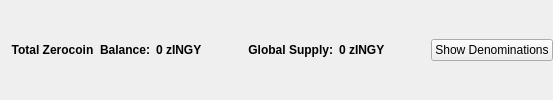
                       <widget class="QFrame" name="balanceSupplyFrame">
                        <layout class="QHBoxLayout" name="horizontalLayout_2" stretch="0,0,0,1,0">
                         <property name="rightMargin">
                          <number>0</number>
                         </property>
                         <item>
                          <layout class="QHBoxLayout" name="horizontalLayout_34">
                           <item>
                            <widget class="QLabel" name="labelzAvailableText_3">
                             <property name="font">
                              <font>
                               <weight>75</weight>
                               <bold>true</bold>
                              </font>
                             </property>
                             <property name="toolTip">
                              <string>Total Balance including unconfirmed and immature zINGY</string>
                             </property>
                             <property name="text">
                              <string>Total Zerocoin  Balance:</string>
                             </property>
                             <property name="alignment">
                              <set>Qt::AlignRight|Qt::AlignTrailing|Qt::AlignVCenter</set>
                             </property>
                            </widget>
                           </item>
                           <item>
                            <widget class="QLabel" name="labelzAvailableAmount_4">
                             <property name="minimumSize">
                              <size>
                               <width>40</width>
                               <height>0</height>
                              </size>
                             </property>
                             <property name="font">
                              <font>
                               <weight>75</weight>
                               <bold>true</bold>
                              </font>
                             </property>
                             <property name="toolTip">
                              <string>Total Balance including unconfirmed and immature zINGY</string>
                             </property>
                             <property name="text">
                              <string>0 zINGY</string>
                             </property>
                             <property name="alignment">
                              <set>Qt::AlignLeading|Qt::AlignLeft|Qt::AlignVCenter</set>
                             </property>
                            </widget>
                           </item>
                          </layout>
                         </item>
                         <item>
                          <spacer name="horizontalSpacer_32">
                           <property name="orientation">
                            <enum>Qt::Horizontal</enum>
                           </property>
                           <property name="sizeHint" stdset="0">
                            <size>
                             <width>40</width>
                             <height>20</height>
                            </size>
                           </property>
                          </spacer>
                         </item>
                         <item>
                          <layout class="QHBoxLayout" name="horizontalLayout_35">
                           <item>
                            <widget class="QLabel" name="labelZsupplyText_2">
                             <property name="font">
                              <font>
                               <weight>75</weight>
                               <bold>true</bold>
                              </font>
                             </property>
                             <property name="text">
                              <string>Global Supply:</string>
                             </property>
                             <property name="alignment">
                              <set>Qt::AlignRight|Qt::AlignTrailing|Qt::AlignVCenter</set>
                             </property>
                            </widget>
                           </item>
                           <item>
                            <widget class="QLabel" name="labelZsupplyAmount_2">
                             <property name="font">
                              <font>
                               <weight>75</weight>
                               <bold>true</bold>
                              </font>
                             </property>
                             <property name="text">
                              <string>0 zINGY</string>
                             </property>
                            </widget>
                           </item>
                          </layout>
                         </item>
                         <item>
                          <spacer name="horizontalSpacer_31">
                           <property name="orientation">
                            <enum>Qt::Horizontal</enum>
                           </property>
                           <property name="sizeHint" stdset="0">
                            <size>
                             <width>40</width>
                             <height>20</height>
                            </size>
                           </property>
                          </spacer>
                         </item>
                         <item>
                          <widget class="QPushButton" name="pushButtonShowDenoms">
                           <property name="toolTip">
                            <string>Show zINGY denominations list</string>
                           </property>
                           <property name="text">
                            <string>Show Denominations</string>
                           </property>
                          </widget>
                         </item>
                        </layout>
                       </widget>
